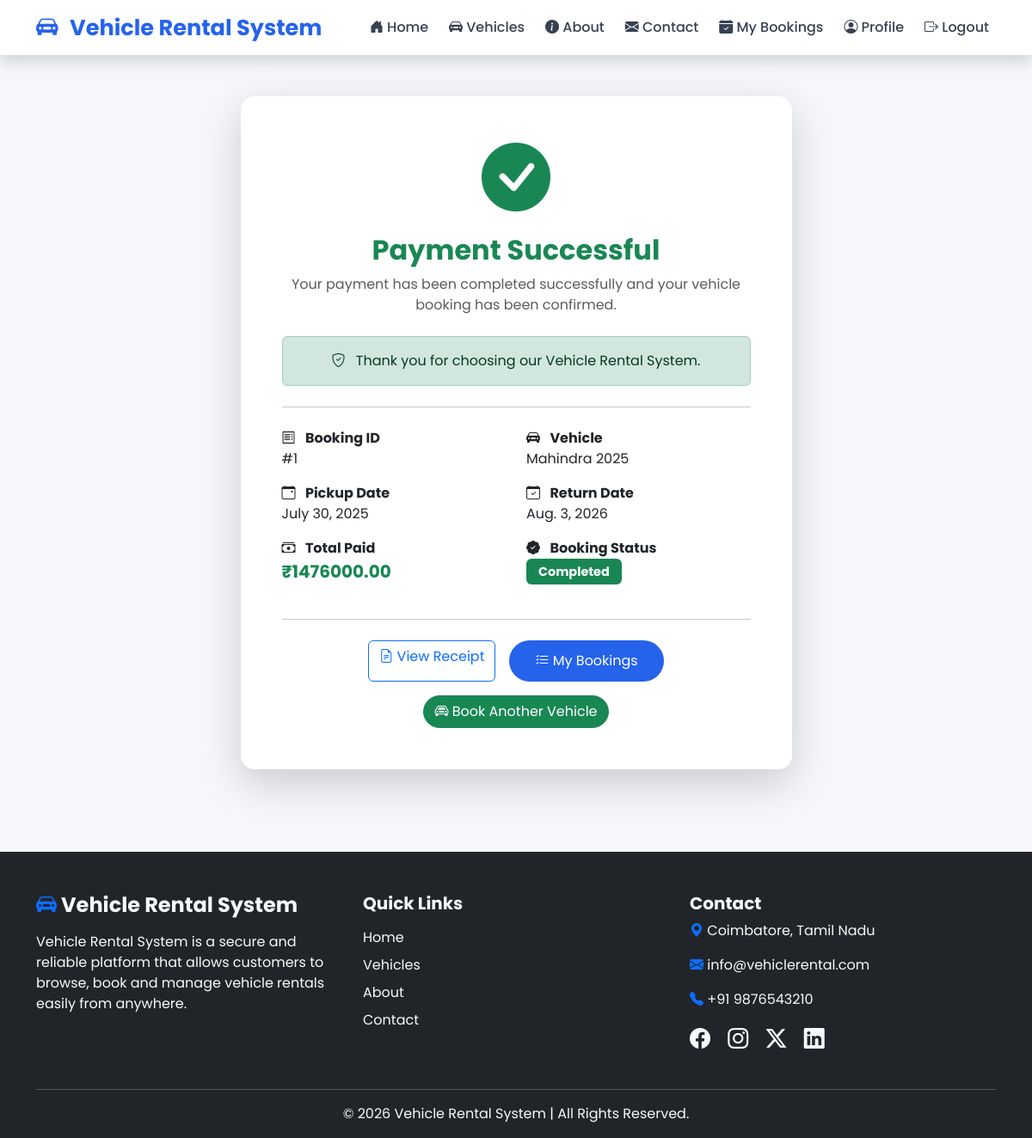
Screenshot of /bookings/payment-success/1/ (signed in) with the database file from the repository.
### bookings/models.py (models this page shows, shortened)
class Booking(models.Model):
    customer = models.ForeignKey(User, on_delete=models.CASCADE)
    vehicle = models.ForeignKey(Vehicle, on_delete=models.CASCADE)
    pickup_date = models.DateField()
    return_date = models.DateField()
    total_amount = models.DecimalField(max_digits=10, decimal_places=2)
    status = models.CharField(
        max_length=20,
        choices=STATUS_CHOICES,
        default='Pending'
    )
    rating = models.PositiveIntegerField(
    null=True,
    blank=True
)
    review = models.TextField(
    blank=True
)

### vehicles/models.py (models this page shows, shortened)
class Vehicle(models.Model):
    VEHICLE_TYPES = [
        ('Car', 'Car'),
        ('Bike', 'Bike'),
        ('Scooter', 'Scooter'),
        ('Van', 'Van'),
    ]
    name = models.CharField(max_length=100)
    brand = models.CharField(max_length=100)
    model = models.CharField(max_length=100)
    vehicle_type = models.CharField(max_length=20, choices=VEHICLE_TYPES)
    registration_number = models.CharField(max_length=20, unique=True)
    price_per_day = models.DecimalField(max_digits=8, decimal_places=2)
    availability = models.BooleanField(default=True)
    description = models.TextField()
    image = models.ImageField(upload_to='vehicles/', blank=True, null=True)

### bookings/views.py (the view)
@login_required
def payment_success(request, pk):
    booking = get_object_or_404(
        Booking,
        pk=pk,
        customer=request.user
    )
    return render(request, "payment_success.html", {
        "booking": booking
    })

### templates/payment_success.html
{% extends 'base.html' %}
{% block content %}
<div class="container py-5">
    <div class="row justify-content-center">
        <div class="col-lg-7">
            <div class="card shadow-lg border-0 rounded-4">
                <div class="card-body text-center p-5">
                    <i class="bi bi-check-circle-fill text-success display-1"></i>
                    <h2 class="fw-bold text-success mt-3">
                        Payment Successful
                    </h2>
                    <p class="text-muted mb-4">
                        Your payment has been completed successfully and your vehicle booking has been confirmed.
                    </p>
                    <div class="alert alert-success">
                        <i class="bi bi-shield-check me-2"></i>
                        Thank you for choosing our Vehicle Rental System.
                    </div>
                    <hr class="my-4">
                    <div class="row text-start">
                        <div class="col-md-6 mb-3">
                            <strong>
                                <i class="bi bi-receipt me-2"></i>
                                Booking ID
                            </strong>
                            <p class="mb-0">
                                #{{ booking.id }}
                            </p>
                        </div>
                        <div class="col-md-6 mb-3">
                            <strong>
                                <i class="bi bi-car-front-fill me-2"></i>
                                Vehicle
                            </strong>
                            <p class="mb-0">
                                {{ booking.vehicle.brand }} {{ booking.vehicle.model }}
                            </p>
                        </div>
                        <div class="col-md-6 mb-3">
                            <strong>
                                <i class="bi bi-calendar-event me-2"></i>
                                Pickup Date
                            </strong>
                            <p class="mb-0">
                                {{ booking.pickup_date }}
                            </p>
                        </div>
                        <div class="col-md-6 mb-3">
                            <strong>
                                <i class="bi bi-calendar-check me-2"></i>
                                Return Date
                            </strong>
                            <p class="mb-0">
                                {{ booking.return_date }}
                            </p>
                        </div>
                        <div class="col-md-6 mb-3">
                            <strong>
                                <i class="bi bi-cash-stack me-2"></i>
                                Total Paid
                            </strong>
                            <p class="text-success fw-bold fs-5 mb-0">
                                ₹{{ booking.total_amount }}
                            </p>
                        </div>
                        <div class="col-md-6 mb-3">
                            <strong>
                                <i class="bi bi-patch-check-fill me-2"></i>
                                Booking Status
                            </strong>
                            <p class="mb-0">
                                <span class="badge bg-success">
                                    {{ booking.status }}
                                </span>
                            </p>
                        </div>
                    </div>
                    <hr class="my-4">
                    <div class="d-flex justify-content-center gap-3 flex-wrap">
                        <a href="{% url 'booking_receipt' booking.pk %}"
                           class="btn btn-outline-primary">
                            <i class="bi bi-file-earmark-text"></i>
                            View Receipt
                        </a>
                        <a href="{% url 'my_bookings' %}"
                           class="btn btn-primary">
                            <i class="bi bi-list-check"></i>
                            My Bookings
                        </a>
                        <a href="{% url 'vehicle_list' %}"
                           class="btn btn-success">
                            <i class="bi bi-car-front"></i>
                            Book Another Vehicle
                        </a>
                    </div>
                </div>
            </div>
        </div>
    </div>
</div>
{% endblock %}

### static/css/style.css (style rules this page uses)
body { font-family:'Poppins',sans-serif; background:#f5f7fb; color:#2d3748; }
.btn-primary { background:#2563eb; border:none; border-radius:30px; padding:12px 30px; transition:.3s; }
.btn-success { border-radius:30px; }
.card { border:none; border-radius:18px; overflow:hidden; transition:.35s; box-shadow:0 8px 20px rgba(0,0,0,.08); }
.badge { font-size:.9rem; padding:8px 14px; }
.card { transition:.3s; }

### rows the page displays
Booking: id "1", vehicle.brand "Mahindra", vehicle.model "2025", pickup_date "July 30, 2025", return_date "Aug. 3, 2026", total_amount "1476000.00", status "Completed"
